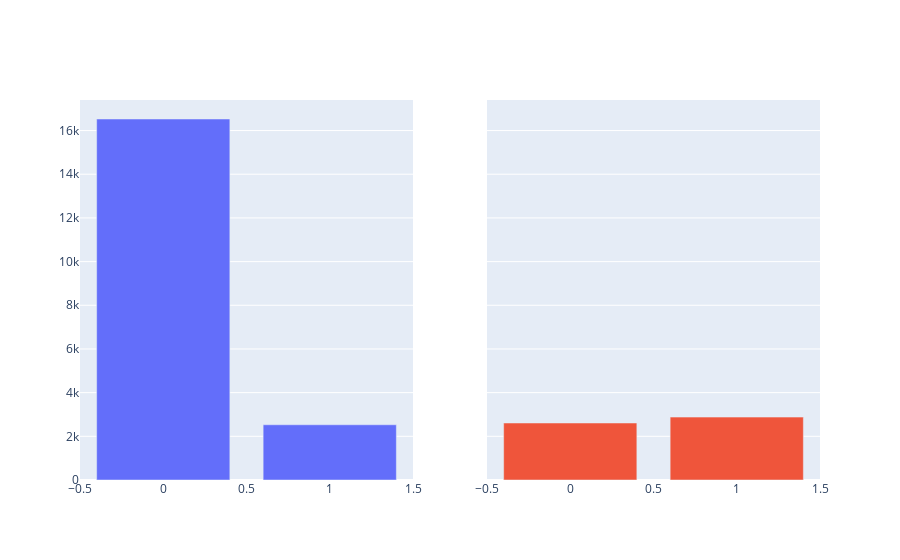

Notebook cell for this chart:
### Code cell
fig = go.Figure()


fig = make_subplots(rows=1, cols=2, shared_yaxes=True)

fig.add_trace(go.Bar(x=data_doctor_opinion_h1n1.query('h1n1_vaccine == 0')['doctor_recc_h1n1'], y=data_doctor_opinion_h1n1.query('h1n1_vaccine == 0')['count']),1, 1) 

fig.add_trace(go.Bar(x=data_doctor_opinion_h1n1.query('h1n1_vaccine == 1')['doctor_recc_h1n1'], y=data_doctor_opinion_h1n1.query('h1n1_vaccine == 1')['count']),1, 2) 




#fig.update_xaxes(title='Concern of H1N1', ticktext=[''])
fig.update_layout(coloraxis=dict(colorscale='Bluered_r'), showlegend=False )
fig.show()

### Figure 1 — Plotly figure (JSON) as saved in the notebook; plotly's stock layout.template omitted (floating-point values rounded to 4 significant figures)
{"data": [{"type": "bar", "x": [0, 1], "xaxis": "x", "y": [16529, 2529], "yaxis": "y"}, {"type": "bar", "x": [0, 1], "xaxis": "x2", "y": [2610, 2879], "yaxis": "y2"}], "layout": {"coloraxis": {"colorscale": [[0, "rgb(255,0,0)"], [1, "rgb(0,0,255)"]]}, "showlegend": false, "xaxis": {"anchor": "y", "domain": [0, 0.45]}, "xaxis2": {"anchor": "y2", "domain": [0.55, 1]}, "yaxis": {"anchor": "x", "domain": [0, 1]}, "yaxis2": {"anchor": "x2", "domain": [0, 1], "matches": "y", "showticklabels": false}}}
